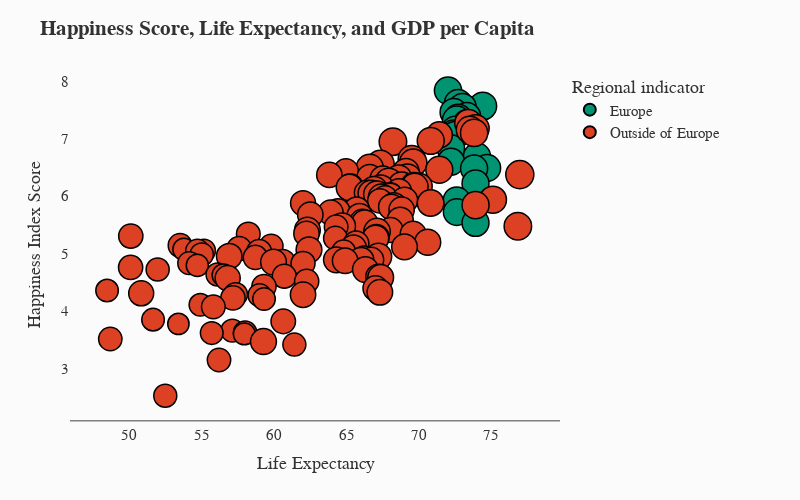

Write notebook code for a chart like this one.
### Code cell
low_c = '#dd4124'
high_c = '#009473'
background = '#fbfbfb'

fig = px.scatter(
    data_frame=df,
    x='Healthy life expectancy',
    y='Ladder score',
    color=df['Regional indicator']=='Western Europe',
    size='Logged GDP per capita',
    color_discrete_map={True: high_c, False: low_c},
    title='<b>Happiness Score, Life Expectancy, and GDP per Capita</b>',
)
fig.update_traces(
    marker_line_width=1.5,
    marker_line_color='black',
    marker_opacity=1,
)
fig.update_layout(
    legend_title_text='Regional indicator',
    paper_bgcolor=background,
    plot_bgcolor=background,
    # xaxis_gridcolor=background,
    # yaxis_gridcolor=background,
    xaxis_linecolor='gray',
    xaxis_showgrid=False,
    yaxis_showgrid=False,
    xaxis_linewidth=1.5,
    # font_family='Rockwell',
    # font_family='Franklin Gothic',
    # font_family='Roboto',
    # font_family='Noto Sans KR',
    font_family='Poppins',
    font_size=15,
    font_color='#323232',
    yaxis_range=[2.1, 8.2],
    margin=dict(l=70, t=70, r=240),
    xaxis_title='Life Expectancy',
    yaxis_title='Happiness Index Score',
    width=800,
    height=500,
)
fig.for_each_trace(lambda x: x.update(name={'False': 'Outside of Europe', 'True': 'Europe'}.get(x.name)))
fig.show()

### Figure 1 — Plotly figure (JSON) as saved in the notebook; plotly's stock layout.template omitted (floating-point values rounded to 4 significant figures)
{"data": [{"hovertemplate": "color=True<br>Healthy life expectancy=%{x}<br>Ladder score=%{y}<br>Logged GDP per capita=%{marker.size}<extra></extra>", "legendgroup": "True", "marker": {"color": "#009473", "line": {"color": "black", "width": 1.5}, "opacity": 1, "size": [10.78, 10.93, 11.12, 10.88, 10.93, 11.05, 10.87, 11.65, 10.91, 10.87, 11.34, 10.71, 10.82, 10.7, 10.67, 10.57, 10.62, 10.58, 10.42, 10.28, 10.58], "sizemode": "area", "sizeref": 0.02912, "symbol": "circle"}, "mode": "markers", "name": "Europe", "orientation": "v", "showlegend": true, "type": "scatter", "x": [72, 72.7, 74.4, 73, 72.4, 73.3, 72.7, 72.6, 73.3, 72.5, 72.4, 72.5, 72.2, 74, 72.2, 74.7, 73.8, 73.9, 72.6, 72.6, 73.9], "xaxis": "x", "y": [7.842, 7.62, 7.571, 7.554, 7.464, 7.392, 7.363, 7.324, 7.268, 7.155, 7.085, 7.064, 6.834, 6.69, 6.602, 6.491, 6.483, 6.223, 5.929, 5.723, 5.536], "yaxis": "y"}, {"hovertemplate": "color=False<br>Healthy life expectancy=%{x}<br>Ladder score=%{y}<br>Logged GDP per capita=%{marker.size}<extra></extra>", "legendgroup": "False", "marker": {"color": "#dd4124", "line": {"color": "black", "width": 1.5}, "opacity": 1, "size": [10.64, 10.8, 10.57, 10.78, 9.88, 10.56, 11.02, 10.67, 10.87, 11.09, 10.74, 10.53, 9.053, 9.966, 11.49, 9.318, 10.37, 9.577, 9.859, 9.186, 10.5, 10.48, 10.35, 8.836, 10.07, 10.38, 10.15, 10.28, 10.82, 9.787, 9.054, 10.01, 10.31, 9.557, 10.36, 9.805, 8.62, 10.61, 9.962, 8.648, 10.22, 9.076, 10.65, 9.458, 9.59, 9.454, 9.313, 8.538, 9.046, 9.4, 9.448, 9.94, 9.802, 9.853, 10.19, 11, 8.091, 8.973, 9.622, 10.24, 9.365, 8.117, 9.673, 8.551, 9.487, 8.12, 10.02, 9.826, 9.569, 8.189, 8.118, 9.52, 9.693, 8.58, 7.098, 9.629, 7.686, 8.087, 8.947, 8.454, 7.838, 9.403, 10.24, 8.458, 8.903, 9.073, 9.585, 9.342, 9.436, 9.24, 9.603, 7.678, 8.36, 7.158, 8.533, 7.744, 9.584, 7.677, 7.288, 8.361, 9.266, 9.626, 9.161, 8.485, 8.541, 9.182, 7.364, 9.47, 9.065, 8.031, 9.367, 7.694, 8.542, 7.396, 7.362, 8.145, 7.434, 8.755, 6.635, 7.578, 7.876, 7.477, 6.958, 7.926, 9.782, 7.676, 7.943, 7.695], "sizemode": "area", "sizeref": 0.02912, "symbol": "circle"}, "mode": "markers", "name": "Outside of Europe", "orientation": "v", "showlegend": true, "type": "scatter", "x": [73.4, 73.9, 73.5, 73.8, 71.4, 70.81, 68.2, 69.5, 69.6, 67.33, 66.6, 71.4, 64.96, 69.1, 76.95, 63.81, 69.2, 66.6, 68.6, 67.5, 67.91, 68.8, 69.65, 65.25, 70, 69.7, 65.2, 67.36, 66.9, 68.6, 66.4, 66.7, 67.1, 68.0, 68, 67.4, 67.66, 75.1, 69, 67.3, 70.8, 62, 73.9, 68.25, 68.1, 65.7, 68.8, 64.4, 63.9, 62.5, 65.9, 68.7, 66.1, 66.25, 64.7, 76.82, 64.28, 68.03, 62.3, 67.1, 62.24, 58.22, 69.59, 50.11, 67.06, 64.23, 67, 70.6, 65.66, 53.52, 59.8, 69.0, 65.47, 57.59, 53.78, 62.41, 55.16, 54.71, 58.97, 64.8, 55.01, 56.9, 67.2, 58.71, 66.21, 66.7, 64.3, 66.0, 64.9, 60.58, 59.96, 54.15, 62, 54.71, 50.1, 51.97, 66.3, 56.1, 56.5, 60.7, 67.2, 67.36, 56.8, 62.25, 59.3, 67, 48.48, 67.3, 50.83, 57.35, 62.0, 59, 57.16, 59.3, 54.91, 55.81, 51.65, 60.63, 53.4, 57.12, 58.0, 55.7, 57.95, 48.7, 59.27, 61.4, 56.2, 52.49], "xaxis": "x", "y": [7.277, 7.183, 7.157, 7.103, 7.069, 6.965, 6.951, 6.647, 6.584, 6.561, 6.494, 6.461, 6.435, 6.431, 6.377, 6.372, 6.331, 6.33, 6.317, 6.309, 6.255, 6.189, 6.18, 6.179, 6.172, 6.166, 6.152, 6.14, 6.106, 6.078, 6.061, 6.049, 6.032, 6.012, 5.992, 5.985, 5.972, 5.94, 5.929, 5.919, 5.882, 5.88, 5.845, 5.84, 5.813, 5.766, 5.764, 5.744, 5.716, 5.677, 5.653, 5.581, 5.545, 5.534, 5.477, 5.477, 5.466, 5.411, 5.41, 5.384, 5.345, 5.342, 5.339, 5.306, 5.283, 5.269, 5.266, 5.198, 5.171, 5.142, 5.132, 5.117, 5.101, 5.088, 5.074, 5.066, 5.051, 5.045, 5.03, 5.025, 4.984, 4.956, 4.948, 4.934, 4.918, 4.892, 4.891, 4.887, 4.875, 4.854, 4.852, 4.834, 4.83, 4.794, 4.759, 4.723, 4.721, 4.636, 4.625, 4.607, 4.596, 4.584, 4.574, 4.517, 4.426, 4.395, 4.355, 4.325, 4.308, 4.289, 4.283, 4.275, 4.227, 4.208, 4.107, 4.073, 3.849, 3.819, 3.775, 3.658, 3.623, 3.615, 3.6, 3.512, 3.467, 3.415, 3.145, 2.523], "yaxis": "y"}], "layout": {"font": {"color": "#323232", "family": "Poppins", "size": 15}, "height": 500, "legend": {"itemsizing": "constant", "title": {"text": "Regional indicator"}, "tracegroupgap": 0}, "margin": {"l": 70, "r": 240, "t": 70}, "paper_bgcolor": "#fbfbfb", "plot_bgcolor": "#fbfbfb", "title": {"text": "<b>Happiness Score, Life Expectancy, and GDP per Capita</b>"}, "width": 800, "xaxis": {"anchor": "y", "domain": [0, 1], "linecolor": "gray", "linewidth": 1.5, "showgrid": false, "title": {"text": "Life Expectancy"}}, "yaxis": {"anchor": "x", "domain": [0, 1], "range": [2.1, 8.2], "showgrid": false, "title": {"text": "Happiness Index Score"}}}}
